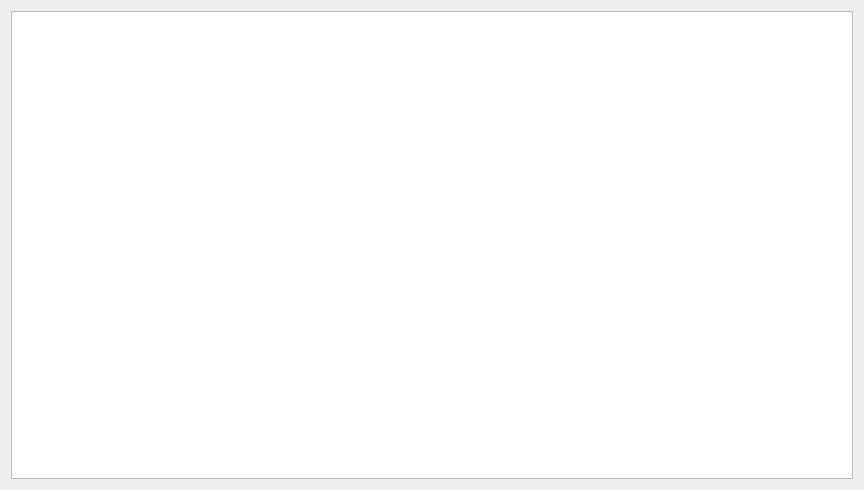
<?xml version="1.0" encoding="UTF-8"?>
<ui version="4.0">
 <class>TransactionMgrDialog</class>
 <widget class="QDialog" name="TransactionMgrDialog">
  <property name="geometry">
   <rect>
    <x>0</x>
    <y>0</y>
    <width>864</width>
    <height>490</height>
   </rect>
  </property>
  <property name="windowTitle">
   <string>Dialog</string>
  </property>
  <layout class="QVBoxLayout" name="verticalLayout">
   <item>
    <widget class="QTableView" name="dataView"/>
   </item>
  </layout>
 </widget>
 <resources/>
 <connections/>
</ui>
